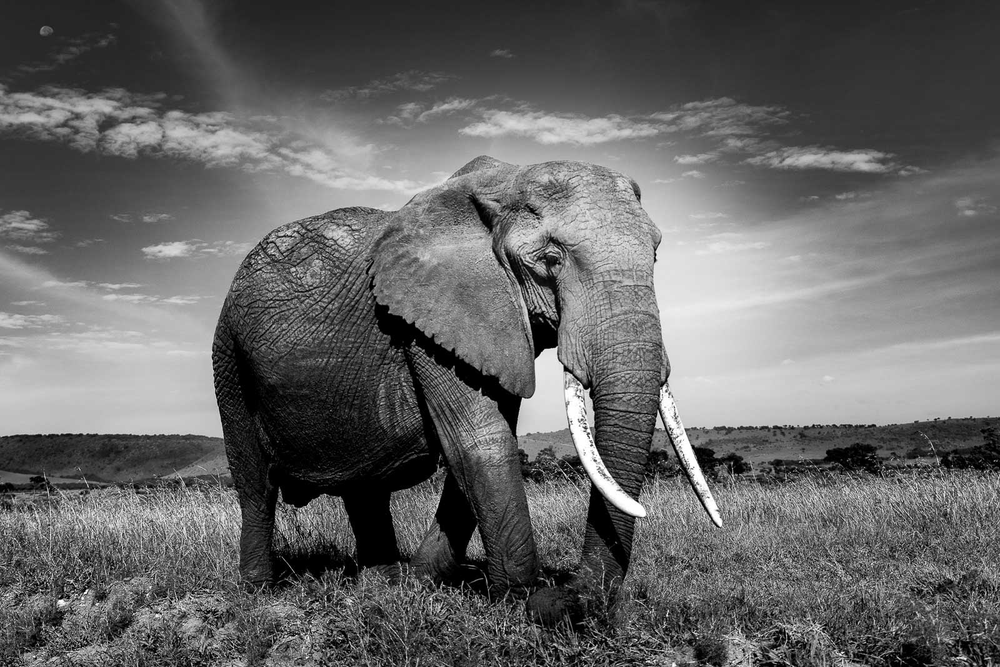
#> input picture projectold.py/python/original_image.png, 1000 x 667 px, shrunk from 1600 x 1067 before the run
$ python noisy_image.py
#> lines starting #> are read from the running program, lines starting #| are printed output that depends on the picture
import cv2
import numpy as np
import matplotlib.pyplot as plt

img = cv2.imread("original_image.png")  # change file name if needed
#> img is the input picture: shape (667, 1000, 3); min 0, max 255, mean 101.8
img = cv2.cvtColor(img, cv2.COLOR_BGR2RGB)  # Convert BGR → RGB

def add_gaussian_noise(image, mean=0, var=20):
#> called with mean = 0, var = 20
    sigma = var ** 0.5
    gaussian = np.random.normal(mean, sigma, image.shape).astype(np.float32)
    noisy = image.astype(np.float32) + gaussian
    noisy = np.clip(noisy, 0, 255).astype(np.uint8)
    return noisy

def add_salt_pepper_noise(image, prob=0.02):
#> called with prob = 0.02
    noisy = np.copy(image)
    rnd = np.random.rand(image.shape[0], image.shape[1])
    noisy[rnd < prob] = 0       # pepper
    noisy[rnd > 1 - prob] = 255 # salt
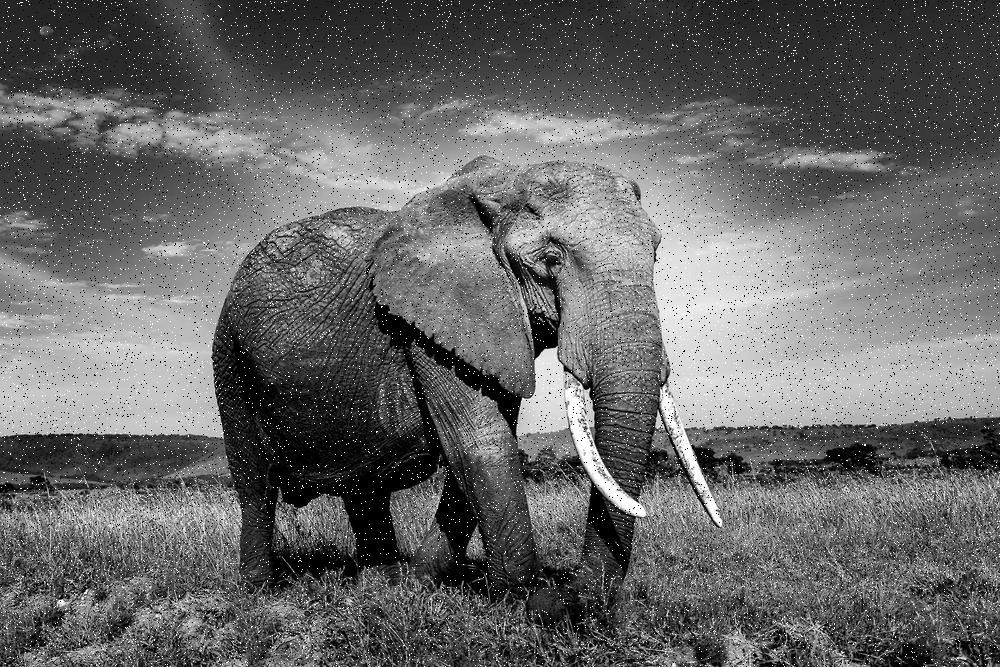
#> noisy: shape (667, 1000, 3); min 0, max 255, mean 102.8
    return noisy

def add_speckle_noise(image):
    noise = np.random.randn(*image.shape)
    noisy = image + image * noise
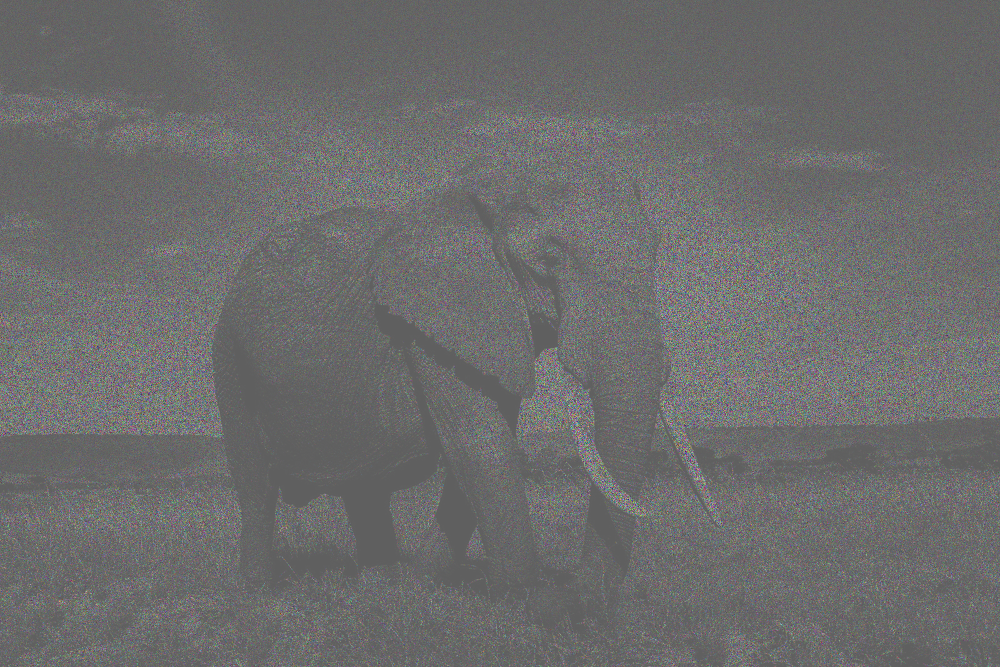
#> noisy: shape (667, 1000, 3) float64; mean R, G, B 101.9, 101.9, 101.7; drawn with min black and max white
    noisy = np.clip(noisy, 0, 255).astype(np.uint8)
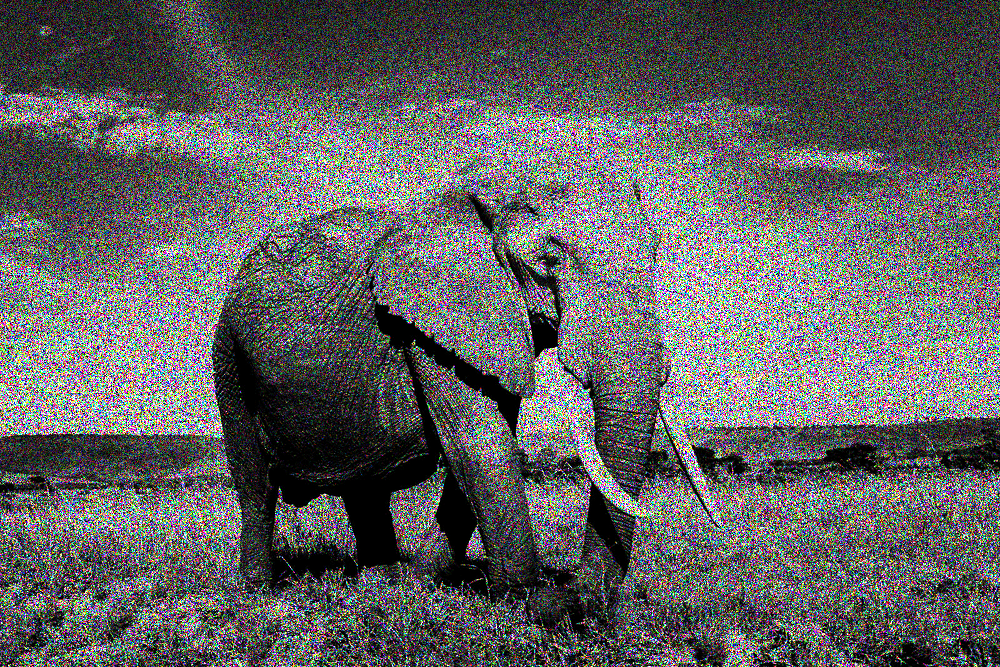
#> noisy: shape (667, 1000, 3); mean R, G, B 96.7, 96.6, 96.5
    return noisy

gaussian_img = add_gaussian_noise(img)
s_p_img = add_salt_pepper_noise(img)
speckle_img = add_speckle_noise(img)

plt.figure(figsize=(12, 8))
plt.subplot(2, 2, 1), plt.imshow(img), plt.title("Original")
plt.subplot(2, 2, 2), plt.imshow(gaussian_img), plt.title("Gaussian Noise")
plt.subplot(2, 2, 3), plt.imshow(s_p_img), plt.title("Salt & Pepper Noise")
plt.subplot(2, 2, 4), plt.imshow(speckle_img), plt.title("Speckle Noise")
plt.show(block=True)
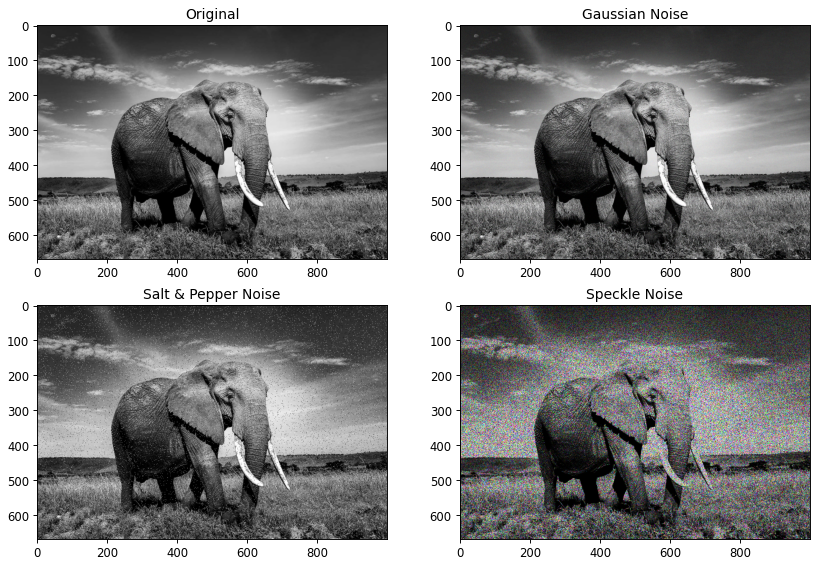
#> figure drawn by matplotlib, 4 panels

cv2.imwrite("gaussian_noise.jpg", cv2.cvtColor(gaussian_img, cv2.COLOR_RGB2BGR))
cv2.imwrite("salt_pepper_noise.jpg", cv2.cvtColor(s_p_img, cv2.COLOR_RGB2BGR))
cv2.imwrite("speckle_noise.jpg", cv2.cvtColor(speckle_img, cv2.COLOR_RGB2BGR))

print(" Noisy images saved as gaussian_noise.jpg, salt_pepper_noise.jpg, speckle_noise.jpg")

$ run again, with project.py/noisy_image.png copied over projectold.py/python/original_image.png
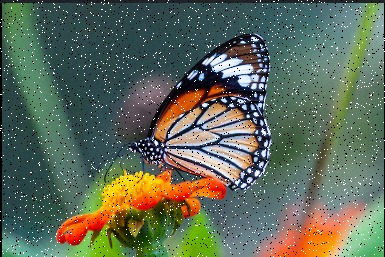
#> input picture project.py/noisy_image.png, 385 x 257 px
#> img is the input picture: shape (257, 385, 3); mean B, G, R 89.2, 106.9, 95.7
#> in add_speckle_noise, `noisy = np.clip(noisy, 0, 255).astype(np.uint8)`:
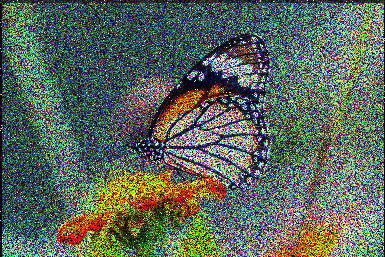
#> noisy: shape (257, 385, 3); mean R, G, B 89.9, 103.3, 88.2
#> `plt.show(block=True)`:
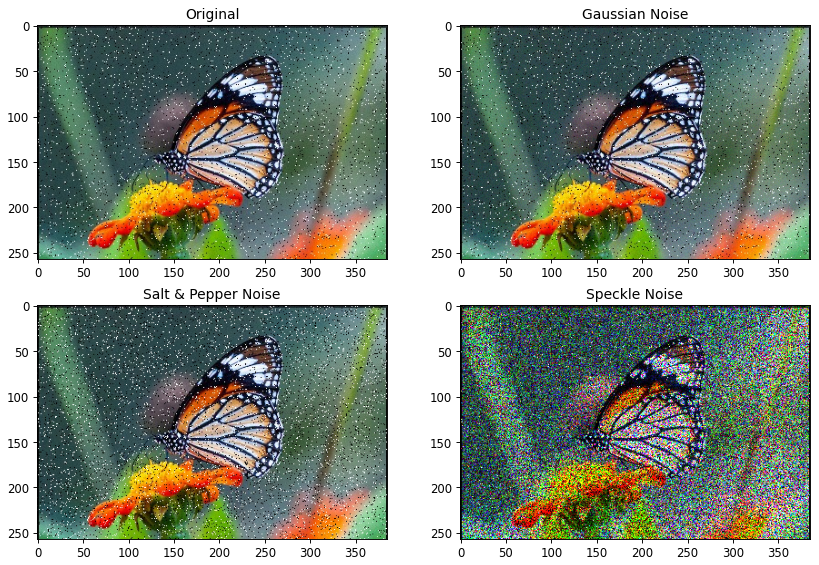
#> figure drawn by matplotlib, 4 panels
